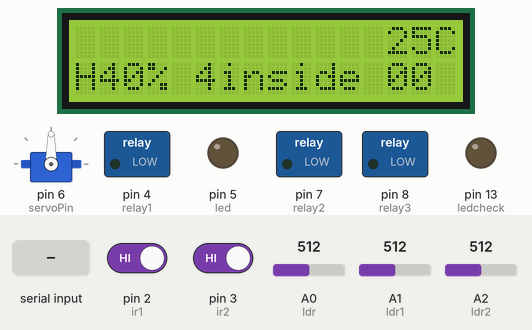
Recording of a sketch running on a simulated Arduino Uno, built with avr-gcc and run on an emulated ATmega328P. Parts: servo, 16×2 character LCD, switched loads named in the sketch (green lamp = pin HIGH), output pins drawn as LEDs (lit = HIGH). The inputs (shaded band) are chosen by the test bench; at power-on: pin 2 (ir1) HIGH, pin 3 (ir2) HIGH, A1 (ldr1) = 512, A2 (ldr2) = 512, A0 (ldr) = 512. What the sketch prints to the serial monitor is not drawn.

Above: at 5.6 s.
5.7 s: "1,90\n" received over Serial
At 6.6 s:
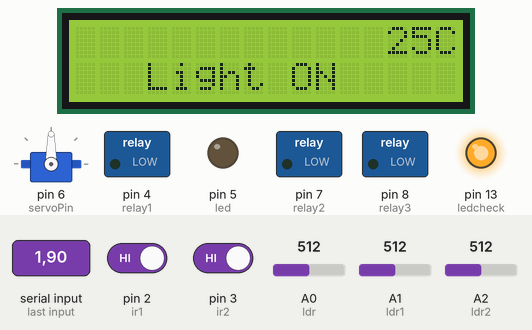
12.4 s: pin 2 (ir1) driven LOW
At 13.5 s:
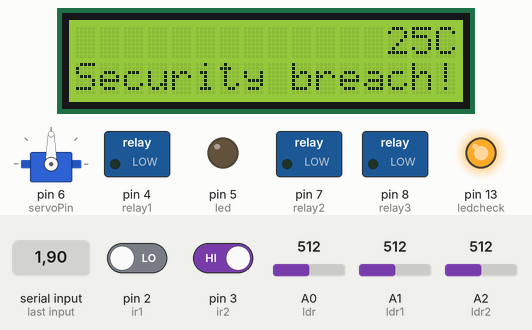
13.9 s: pin 3 (ir2) driven LOW
At 14.4 s:
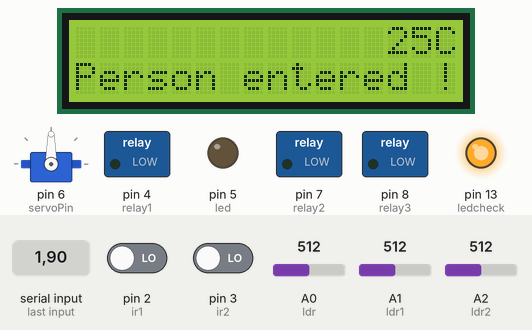
15.4 s: A1 (ldr1) set to 553
21.2 s: A1 (ldr1) set to 578
At 31.2 s:
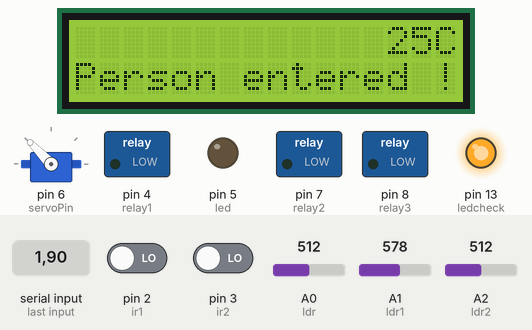
31.5 s: A2 (ldr2) set to 617
41.2 s: A2 (ldr2) set to 642
At 51.4 s:
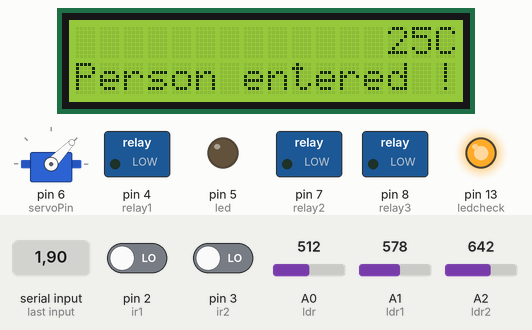
Timing chart, 0 to 52.5 s (numbered marks = the images above; inputs shaded):
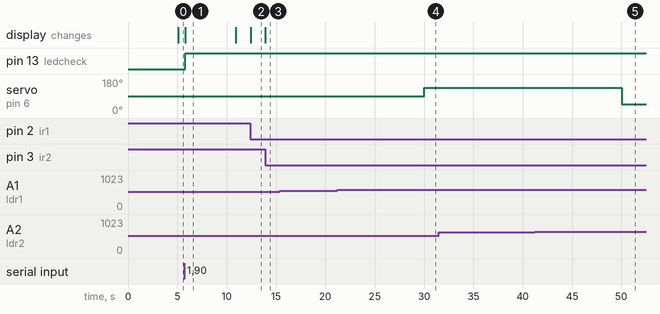

Measured:
- the behaviour switches between 562 and 563 on A1 (ldr1) (found by bisection; images 3 and 4)
- the behaviour switches between 628 and 629 on A2 (ldr2) (found by bisection; images 4 and 5)
- after the input at 5.7 s, pin 13 (ledcheck): LOW → HIGH after 0.10 s; the display: changes after 0.12 s (image 1)
- after the input at 12.4 s, the display: changes at once (image 2)
- after the input at 13.9 s, the display: changes at once (image 3)
- after the input at 15.4 s, every drawn part: stays the same
- after the input at 21.2 s, servo on pin 6 (servoPin): 90° → 134° after 8.8 s
- after the input at 31.5 s, every drawn part: stays the same
- after the input at 41.2 s, servo on pin 6 (servoPin): 134° → 46° after 8.8 s

The sketch:

homeAutomatio_final_arduino_code.ino
```cpp
///////////////// code developed by Team !ABHIMANYU ( Purushotam Kumar Agrawal ---> Puru2411 ) ///////////////////////

// till now, send, recive and control bulb  and Fan, (temp. sensor is to be added)
// recive unlock signal, and send security warning
//solar panel in timer inrterupt
// person counting, lcd printing


#include <TimerOne.h>
#include "Servo.h"
#include <LiquidCrystal_I2C.h>
// Set the LCD address to 0x27 for a 16 chars and 2 line display
LiquidCrystal_I2C lcd(0x27, 16, 2);

const int servoPin = 6; // servor signal pin
int ldr1 = A1; // pins from soler panel
int ldr2 = A2;
int servoAngle =90;
Servo Servo1;

String str = "";
bool StringReady = false;

int id=0;
String value = "";

int light =0, fan =0, lock =1;
int preLight =0, preFan=0, preSecure =0;
String timeDate = "";
int humidity = 40, preHumidity = 0;
int tempareture = 25, preTempareture = 0;
int people =4, prePeople =0 ;


const int relay1 = 4; // pins of relay
const int relay2 = 7;
const int relay3 = 8;
int val[8][3] = {{0, 0, 0},{1, 0, 0},{0, 1, 0},{0, 0, 1},{1, 1, 0},{1, 0, 1},{0, 1, 1}, {1, 1, 1}};

const int led=5; // pin of light bulb
const int ldr=A0; // LDR sensor
const int ledcheck = 13;


const int ir1 = 2;
const int ir2 = 3;
int i1, i2;

long long int t, t1;

void setup() {    //####################################### setup #####################################################
  // put your setup code here, to run once:

  pinMode(relay1, OUTPUT);
  digitalWrite(relay1, LOW);
  pinMode(relay2, OUTPUT);
  digitalWrite(relay2, LOW);
  pinMode(relay3, OUTPUT);
  digitalWrite(relay3, LOW);

  pinMode(ldr, INPUT);
  pinMode(led, OUTPUT);
  pinMode(ledcheck, OUTPUT);

  Servo1.attach(servoPin);
  pinMode(ldr1, INPUT);
  pinMode(ldr2, INPUT);
  pinMode(servoPin, OUTPUT);
  Servo1.write(90);
  Timer1.initialize(10000000); // interrupt time in micro sec.
  Timer1.attachInterrupt(solar); // solar function will be called in every 10 sec.

  pinMode(ir1, INPUT);
  pinMode(ir2, INPUT);

  lcd.begin();
  lcd.backlight();

  t1 = millis();
  t = millis();

  Serial.begin(115200);
  delay(500);
}

void loop() {     //####################################### loop #####################################################

 if(Serial.available()){
   str=Serial.readStringUntil('\n');
   StringReady= true;
  }

  if (StringReady)
  {
    deCode();
  }

  counter(); // count the person if ant one entering.
  if(prePeople>people)
  {
    //print exit
    Serial.println("1/"+String(people));
    prePeople = people;
  }
  else if(prePeople<people)
  {
    //print enter
    Serial.println("1/"+String(people));
    prePeople = people;
  }

  turn_bulb(light);
  turn_fan(fan);

  if(millis()-t1>30000)
  {
    // print locked
    lock =1;
  }

  if(millis()-t>5000)
  {
    // printall the info to lcd
    lcd.setCursor(0,0);
    lcd.print(timeDate + "   ");
    lcd.setCursor(13,0);
    lcd.print(String(tempareture) + "C");
    lcd.setCursor(0,1);
    lcd.print("H"+String(humidity)+"% "+String(people)+"inside   ");
    lcd.setCursor(13,1);
    lcd.print(String(light) + String(fan));
    if(preSecure)
      lcd.print("!");
     else
      lcd.print(" ");

    t=millis();
  }


}


void deCode()    //####################################### deCode #####################################################
{
  StringReady = false;
    //Serial.println(str);

    id = str.substring(0,1).toInt();
    value = str.substring(2);

    if(id == 1)
    {
      // bulb
      light = value.toInt();

    }

    else if(id == 2)
    {
      // fan
      fan = value.toInt();

    }
    else if(id == 3)
    {
      // password
      int data = value.toInt();
      if(data)
      {
        lock =0;
        // print on lcd "welcome home"
        lcd.setCursor(0,1);
        lcd.print("  WELCOME HOME  ");
        t=millis();

        t1=millis();
        if(preSecure !=0)
        {
          Serial.println("5/0");
          preSecure =0;
        }
      }
      else
      {
        lock =1;
        // print on lcd "security breach!"
        lcd.setCursor(0,1);
        lcd.print("Security breach!");
        t=millis();

        if(preSecure !=1)
        {
          Serial.println("5/1");
          preSecure =1;
        }
      }

    }
    else if(id == 4)
    {
      // time and date
      //Serial.println("9/" + value);
      timeDate = value;
      // print time and date on lcd
    }
    else if(id == 5)
    {
      // humidity
      humidity = value.toInt();
      Serial.println("6/" + String(humidity));
    }

}


void turn_bulb(int key) //####################################### turn_bulb ##############################################
{
  if(!key || !people)
  {
    analogWrite(led, 0);
    digitalWrite(ledcheck, LOW);
    if(preLight != 0)
    {
      Serial.println("3/0");
      preLight =0;

      lcd.setCursor(0,1);
      lcd.print("   Light OFF   ");
      t=millis();
    }
    return;
  }

  int LDR_Data=analogRead(ldr);

  int value=map(LDR_Data,0,250,35, 0);
  if(LDR_Data>=250)
  {
    value =0;
  }
  lcd.setCursor(0,1);
  //lcd.print(String(LDR_Data) + "   " + String(value) + "               ");
  delay(100);
  analogWrite(led, value);
  digitalWrite(ledcheck, HIGH);
  if(preLight != 1)
  {
    Serial.println("3/1");
    preLight =1;

    lcd.setCursor(0,1);
    lcd.print("   Light ON    ");
    t=millis();
  }

}


void turn_fan(int key)  //####################################### turn_Fan ##############################################
{
  if(!key)
  {
    fan_speed(0);
    if(preFan != 0)
    {
      Serial.println("4/0");
      preFan =0;

      lcd.setCursor(0,1);
      lcd.print("    Fan OFF    ");
      t=millis();
    }
    return;
  }
  // take input of temp as "tempareture"
  // no. of people as "people"

  // predict stage
  int i = fan_speed_predict(people, tempareture);

  // set speed to i
  fan_speed(i);
  if(preFan != i)
  {
    Serial.println("4/"+String(i));
    preFan =i;

    lcd.setCursor(0,1);
    lcd.print("  Fan ON at " + String(i) + "  ");
    t=millis();
  }
}
int fan_speed_predict(int num,int temp)
{
  if(temp<=10 || num==0)return 0;
  if(temp>28 && num>5)return 7;
  if(temp>28 && temp<=32 && num==4)return 6;
  if(temp>32)return 7;
  float mul1=5.0*(temp-10),mul2=20.0*num;
  if(mul1>3*mul2)mul2=2*mul2;
  else if(mul2>3*mul1)mul1=2*mul1;
  float mul=(2*mul1+3*mul2)/5;
  float ans=mul*7/100;
  int stage=ans+1;
  if(stage!=1)stage--;
  return stage;
}
void fan_speed(int i)
{
  digitalWrite(relay1, val[i][0]);
  digitalWrite(relay2, val[i][1]);
  digitalWrite(relay3, val[i][2]);
}

void solar(){       //########################################## solar ##############################################

  int ldr1_data = analogRead(ldr1);
  int ldr2_data = analogRead(ldr2);

  while(abs(ldr1_data-ldr2_data)>50){
    ldr1_data = analogRead(ldr1);
    ldr2_data = analogRead(ldr2);

    if(ldr1_data>ldr2_data)
      servoAngle+=1;
    else if(ldr1_data<ldr2_data)
      servoAngle-=1;

    if(servoAngle<=45)
    {
      servoAngle+=1;
      break;
    }
    else if(servoAngle>=135)
    {
      servoAngle-=1;
      break;
    }
    Servo1.write(servoAngle);

  }
}


void counter() {    //########################################## person counter ##############################################

  i1 = digitalRead(ir1);
  i2 = digitalRead(ir2);

  if(!i1 || !i2)
  {
    if(lock || preSecure)
    {
      // unuthorized access
      if(preSecure !=1)
      {
          Serial.println("5/1");
          preSecure =1;

        lcd.setCursor(0,1);
        lcd.print("Security breach!");
        t=millis();
      }
    }
    //Serial.println("counting...");
    if(!i1)
    {
      while(true)
      {
        i1 = digitalRead(ir1);
        i2 = digitalRead(ir2);
        if(!i2)
        {
          people++;
          lcd.setCursor(0,1);
          lcd.print("Person entered ");
          t=millis();
          break;
        }
        delay(20);
      }
    }

    else if(!i2)
    {
      while(true)
      {
        i1 = digitalRead(ir1);
        i2 = digitalRead(ir2);
        if(!i1)
        {
          people--;

          lcd.setCursor(0,1);
          lcd.print("Person leaved  ");
          t=millis();
          break;
        }
        delay(20);
      }
    }
    i1 = digitalRead(ir1);
    i2 = digitalRead(ir2);
    while(!i1 || !i2)
    {
      delay(20);
      i1 = digitalRead(ir1);
      i2 = digitalRead(ir2);
    }
  }
}


/*
  Serial.println("1/5"); // people
  delay(10000);
  Serial.println("2/24"); // tempareture
  delay(10000);
  Serial.println("3/1"); // bulb
  delay(10000);
  Serial.println("4/1"); // fan
  delay(10000);
  Serial.println("5/0"); // security
  delay(10000);
  Serial.println("6/45"); // humidity
  delay(10000);
*/
```
